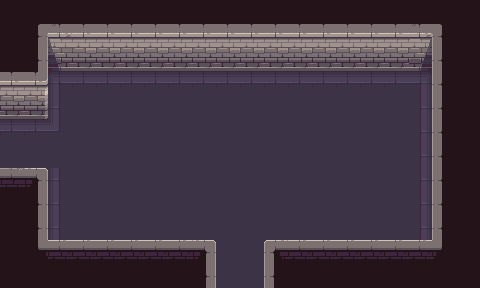

The image is a tile-based game level rendered from a .tmx file. Its description and complete source (layers, tilesets, objects, tile grids) follow:
An orthogonal 20x12 tile map with 24x24 px tiles, 2 tile layers (图块层 1, Wall), 2 tilesets.

<map version="1.10" tiledversion="1.11.2" orientation="orthogonal" renderorder="right-down" width="20" height="12" tilewidth="24" tileheight="24" infinite="0" nextlayerid="3" nextobjectid="1">
 <tileset firstgid="1" source="../Base.tsx" />
 <tileset firstgid="106" source="../Air.tsx" />
 <layer id="1" name="图块层 1" width="20" height="12">
  <data encoding="csv">
101,101,101,101,101,102,102,102,102,102,102,102,102,102,101,101,101,101,101,101,
101,18,19,20,20,20,20,20,20,25,25,25,25,25,25,20,20,26,27,102,
101,63,34,40,40,40,40,40,40,40,40,40,40,40,40,40,40,41,42,102,
20,21,37,50,50,50,50,50,55,55,55,50,50,50,50,50,50,38,42,102,
35,36,64,68,68,68,68,68,68,83,83,68,68,68,68,68,68,71,57,102,
55,55,52,68,68,68,68,83,83,68,68,68,68,68,68,68,68,71,57,102,
70,70,70,68,68,68,83,83,68,70,70,70,70,70,70,70,70,71,57,102,
85,81,64,68,68,68,83,83,83,68,68,68,68,68,68,68,68,71,57,102,
101,63,64,68,68,68,68,68,83,83,83,68,68,68,68,68,68,71,42,102,
101,63,64,68,68,68,68,68,68,68,68,68,68,68,68,68,68,71,42,102,
101,96,97,97,97,97,97,97,81,70,70,84,97,97,97,97,97,97,99,101,
101,101,101,101,101,101,101,101,48,70,70,57,101,101,101,101,101,101,101,101
</data>
 </layer>
 <layer id="2" name="Wall" width="20" height="12" opacity="0">
  <data encoding="csv">
0,0,0,0,0,0,0,0,0,0,0,0,0,0,0,0,0,0,0,0,
0,106,106,106,106,106,106,106,106,106,106,106,106,106,106,106,106,106,106,0,
0,106,0,0,0,0,0,0,0,0,0,0,0,0,0,0,0,0,106,0,
106,106,0,0,0,0,0,0,0,0,0,0,0,0,0,0,0,0,106,0,
0,0,0,0,0,0,0,0,0,0,0,0,0,0,0,0,0,0,106,0,
0,0,0,0,0,0,0,0,0,0,0,0,0,0,0,0,0,0,106,0,
0,0,0,0,0,0,0,0,0,0,0,0,0,0,0,0,0,0,106,0,
106,106,0,0,0,0,0,0,0,0,0,0,0,0,0,0,0,0,106,0,
0,106,0,0,0,0,0,0,0,0,0,0,0,0,0,0,0,0,106,0,
0,106,0,0,0,0,0,0,0,0,0,0,0,0,0,0,0,0,106,0,
0,106,106,106,106,106,106,106,106,0,0,106,106,106,106,106,106,106,106,0,
0,0,0,0,0,0,0,0,106,0,0,106,0,0,0,0,0,0,0,0
</data>
 </layer>
</map>
